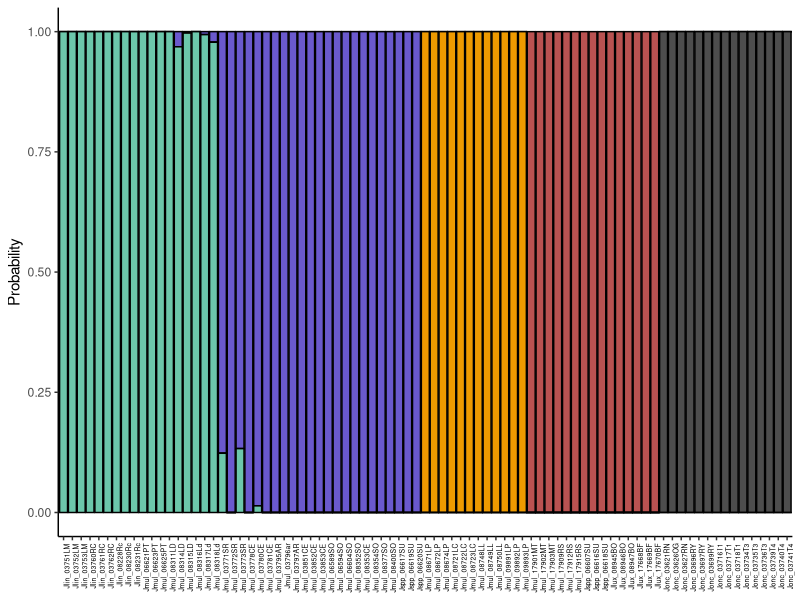
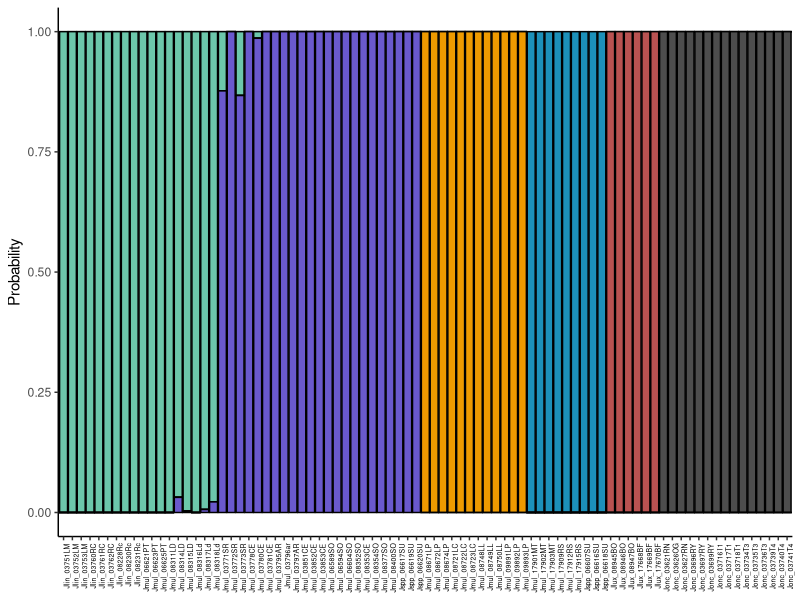
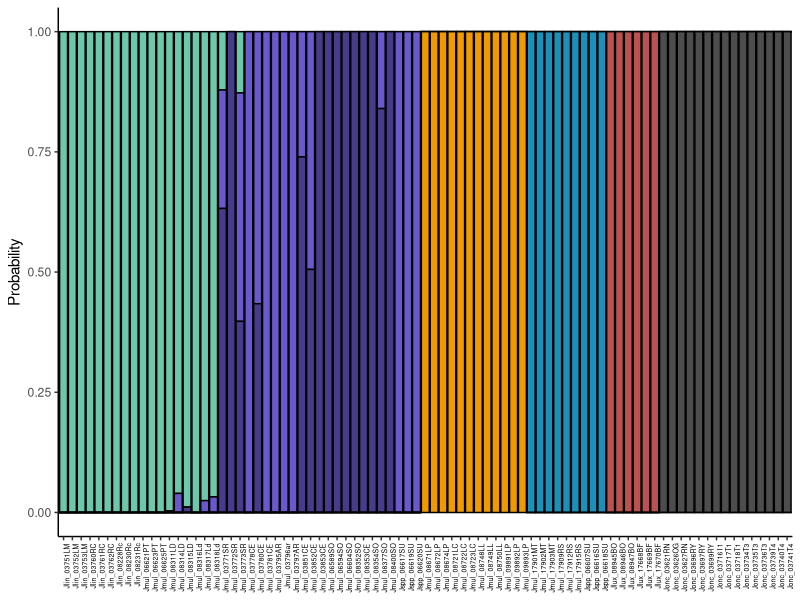

Source code (R) for these figures, in order:

library(tidyverse)
library(readr)

#For k=7

K7 <- read_table("data/plink.7.Q.csv", 
                  col_names = FALSE)
popmap<-read.table("data/popmap.txt")
K7<-cbind(K7,popmap)
long<-K7 %>% 
  pivot_longer(
    cols = c(X1, X2, X3, X4, X5, X6, X7) ,
    names_to = 'Cluster',
    values_to = 'Probability')


custom_order = c('Jlin_03751LM', 'Jlin_03752LM', 'Jlin_03753LM', 'Jlin_03760RC', 'Jlin_03761RC', 'Jlin_03762RC', 'Jlin_08228Rc', 'Jlin_08230Rc', 'Jlin_08231Rc', 'Jmul_06621PT','Jmul_06622PT','Jmul_06623PT', 'Jmul_06625PT', 'Jmul_08311LD', 'Jmul_08314LD', 'Jmul_08315LD', 'Jmul_08316Ld', 'Jmul_08317Ld', 'Jmul_08318Ld', 
                 'Jmul_03771SR', 'Jmul_03772SR', 'Jmul_03773SR', 'Jmul_03778CE', 'Jmul_03780CE', 'Jmul_03781CE', 'Jmul_03795AR', 'Jmul_03796ar', 'Jmul_03797AR', 'Jmul_03851CE', 'Jmul_03852CE', 'Jmul_03853CE', 'Jmul_06589SO', 'Jmul_06594SO', 'Jmul_06604SO', 'Jmul_08352SO', 'Jmul_08353CE', 'Jmul_08354SO', 'Jmul_08377SO', 'Jmul_08400SO', 'Jspp_06617SU', 'Jspp_06619SU', 'Jspp_06620SU', 
                 'Jmul_08671LP', 'Jmul_08672LP', 'Jmul_08674LP', 'Jmul_08721LC', 'Jmul_08722LC', 'Jmul_08723LC', 'Jmul_08748LL', 'Jmul_08749LL', 'Jmul_08750LL', 'Jmul_09891LP', 'Jmul_09892LP', 'Jmul_09893LP', 
                 'Jmul_17901MT', 'Jmul_17902MT', 'Jmul_17903MT', 'Jmul_17909RS', 'Jmul_17912RS', 'Jmul_17915RS', 'Jspp_06607SU', 'Jspp_06616SU', 'Jspp_06618SU', 
                 'Jlux_08945BO', 'Jlux_08946BO', 'Jlux_08947BO', 'Jlux_17668BF', 'Jlux_17669BF', 'Jlux_17670BF', 
                 'Jonc_03621RN', 'Jonc_03626OG', 'Jonc_03627RN', 'Jonc_03696RY', 'Jonc_03697RY', 'Jonc_03699RY', 'Jonc_03716T1', 'Jonc_03717T1', 'Jonc_03718T1', 'Jonc_03734T3', 'Jonc_03735T3', 'Jonc_03736T3', 'Jonc_03739T4', 'Jonc_03740T4', 'Jonc_03741T4')


long$V1 <- factor(long$V1, levels = custom_order)

K7<-ggplot(long,aes(x=V1,y=Probability,fill=Cluster))+geom_bar(stat='identity',position='stack', color="black")+theme_classic()+ 
  scale_fill_manual(
    values = c("#6CC7AB", "#6a59cdff","slateblue4","#B95251","#1c90b9ff","#4D4D4D","#EE9A00"))+
  labs(x=NULL)+
  theme(legend.position = "none")+
  theme(axis.text.x = element_text(size=5, angle = 90, hjust = 1,colour='black'))

#For k=6

K6 <- read_table("data/plink.6.Q.csv", 
                 col_names = FALSE)
popmap<-read.table("data/popmap.txt")
K6<-cbind(K6,popmap)


long<-K6 %>% 
  pivot_longer(
    cols = c(X1, X2, X3, X4, X5, X6) ,
    names_to = 'Cluster',
    values_to = 'Probability')
custom_order = c('Jlin_03751LM', 'Jlin_03752LM', 'Jlin_03753LM', 'Jlin_03760RC', 'Jlin_03761RC', 'Jlin_03762RC', 'Jlin_08228Rc', 'Jlin_08230Rc', 'Jlin_08231Rc', 'Jmul_06621PT', 'Jmul_06623PT', 'Jmul_06625PT', 'Jmul_08311LD', 'Jmul_08314LD', 'Jmul_08315LD', 'Jmul_08316Ld', 'Jmul_08317Ld', 'Jmul_08318Ld', 
                 'Jmul_03771SR', 'Jmul_03772SR', 'Jmul_03773SR', 'Jmul_03778CE', 'Jmul_03780CE', 'Jmul_03781CE', 'Jmul_03795AR', 'Jmul_03796ar', 'Jmul_03797AR', 'Jmul_03851CE', 'Jmul_03852CE', 'Jmul_03853CE', 'Jmul_06589SO', 'Jmul_06594SO', 'Jmul_06604SO', 'Jmul_08352SO', 'Jmul_08353CE', 'Jmul_08354SO', 'Jmul_08377SO', 'Jmul_08400SO', 'Jspp_06617SU', 'Jspp_06619SU', 'Jspp_06620SU', 
                 'Jmul_08671LP', 'Jmul_08672LP', 'Jmul_08674LP', 'Jmul_08721LC', 'Jmul_08722LC', 'Jmul_08723LC', 'Jmul_08748LL', 'Jmul_08749LL', 'Jmul_08750LL', 'Jmul_09891LP', 'Jmul_09892LP', 'Jmul_09893LP', 
                 'Jmul_17901MT', 'Jmul_17902MT', 'Jmul_17903MT', 'Jmul_17909RS', 'Jmul_17912RS', 'Jmul_17915RS', 'Jspp_06607SU', 'Jspp_06616SU', 'Jspp_06618SU', 
                 'Jlux_08945BO', 'Jlux_08946BO', 'Jlux_08947BO', 'Jlux_17668BF', 'Jlux_17669BF', 'Jlux_17670BF', 
                 'Jonc_03621RN', 'Jonc_03626OG', 'Jonc_03627RN', 'Jonc_03696RY', 'Jonc_03697RY', 'Jonc_03699RY', 'Jonc_03716T1', 'Jonc_03717T1', 'Jonc_03718T1', 'Jonc_03734T3', 'Jonc_03735T3', 'Jonc_03736T3', 'Jonc_03739T4', 'Jonc_03740T4', 'Jonc_03741T4')
long$V1 <- factor(long$V1, levels = custom_order)

K6<-ggplot(long,aes(x=V1,y=Probability,fill=Cluster))+geom_bar(stat='identity',position='stack', color="black")+theme_classic()+ 
  scale_fill_manual(
    values = c("#1c90b9ff", "#6CC7AB",  "#B95251", "#4D4D4D","#EE9A00","#6a59cdff"))+
  labs(x=NULL)+
  theme(legend.position = "none")+
  theme(axis.text.x = element_text(size=5, angle = 90, hjust = 1,colour='black'))

#For k=5

K5 <- read_table("data/plink.5.Q.csv", 
                 col_names = FALSE)
popmap<-read.table("data/popmap.txt")
K5<-cbind(K5,popmap)

long<-K5 %>% 
  pivot_longer(
    cols = c(X1, X2, X3, X4, X5) ,
    names_to = 'Cluster',
    values_to = 'Probability')
custom_order = c('Jlin_03751LM', 'Jlin_03752LM', 'Jlin_03753LM', 'Jlin_03760RC', 'Jlin_03761RC', 'Jlin_03762RC', 'Jlin_08228Rc', 'Jlin_08230Rc', 'Jlin_08231Rc', 'Jmul_06621PT', 'Jmul_06623PT', 'Jmul_06625PT', 'Jmul_08311LD', 'Jmul_08314LD', 'Jmul_08315LD', 'Jmul_08316Ld', 'Jmul_08317Ld', 'Jmul_08318Ld', 
                 'Jmul_03771SR', 'Jmul_03772SR', 'Jmul_03773SR', 'Jmul_03778CE', 'Jmul_03780CE', 'Jmul_03781CE', 'Jmul_03795AR', 'Jmul_03796ar', 'Jmul_03797AR', 'Jmul_03851CE', 'Jmul_03852CE', 'Jmul_03853CE', 'Jmul_06589SO', 'Jmul_06594SO', 'Jmul_06604SO', 'Jmul_08352SO', 'Jmul_08353CE', 'Jmul_08354SO', 'Jmul_08377SO', 'Jmul_08400SO', 'Jspp_06617SU', 'Jspp_06619SU', 'Jspp_06620SU', 
                 'Jmul_08671LP', 'Jmul_08672LP', 'Jmul_08674LP', 'Jmul_08721LC', 'Jmul_08722LC', 'Jmul_08723LC', 'Jmul_08748LL', 'Jmul_08749LL', 'Jmul_08750LL', 'Jmul_09891LP', 'Jmul_09892LP', 'Jmul_09893LP', 
                 'Jmul_17901MT', 'Jmul_17902MT', 'Jmul_17903MT', 'Jmul_17909RS', 'Jmul_17912RS', 'Jmul_17915RS', 'Jspp_06607SU', 'Jspp_06616SU', 'Jspp_06618SU', 
                 'Jlux_08945BO', 'Jlux_08946BO', 'Jlux_08947BO', 'Jlux_17668BF', 'Jlux_17669BF', 'Jlux_17670BF', 
                 'Jonc_03621RN', 'Jonc_03626OG', 'Jonc_03627RN', 'Jonc_03696RY', 'Jonc_03697RY', 'Jonc_03699RY', 'Jonc_03716T1', 'Jonc_03717T1', 'Jonc_03718T1', 'Jonc_03734T3', 'Jonc_03735T3', 'Jonc_03736T3', 'Jonc_03739T4', 'Jonc_03740T4', 'Jonc_03741T4')
long$V1 <- factor(long$V1, levels = custom_order)

K5<-ggplot(long,aes(x=V1,y=Probability,fill=Cluster))+geom_bar(stat='identity',position='stack', color="black")+theme_classic()+ 
  scale_fill_manual(
    values = c( "#B95251", "#6a59cdff","#EE9A00",  "#4D4D4D","#6CC7AB"))+
  labs(x=NULL)+
  theme(legend.position = "none")+
  theme(axis.text.x = element_text(size=5, angle = 90, hjust = 1,colour='black'))
